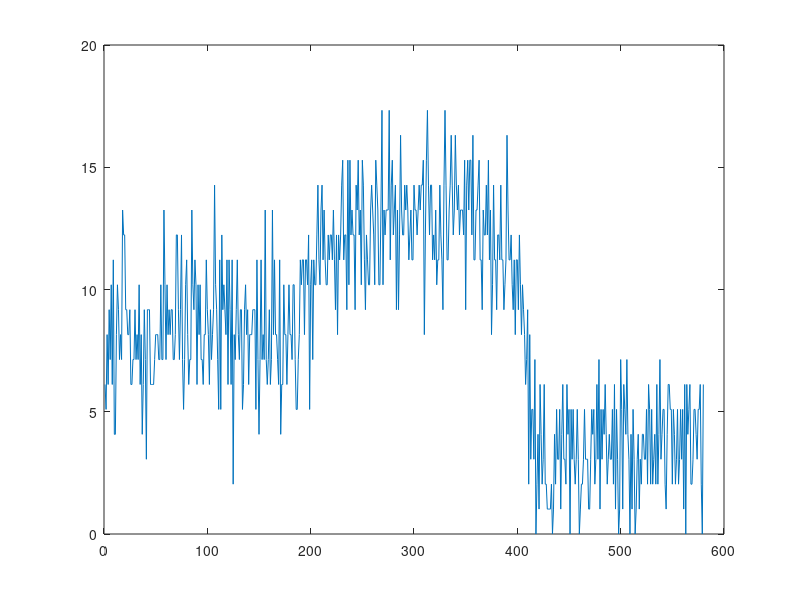

Reproduce this figure in MATLAB. (Note: this script raises an error after producing the figure.)
clc;clear;close;clc;

data = load('data_2024-01-15_17_26_12.871903_0.025hres_1.02dres.txt');
data=2.99792458*1e10*1e-12*data;
data = data-min(data);
plot(data)


averaged_data = mov_avg(data,30);

plot(averaged_data)


figure(2), plot(data,'.-')
ylabel('dist in m')
xlabel('index')
%0 to 90
% 134 to end

fprintf("\nfirst part mean: %.2f first part std: %.2f",[mean(data(1:200)) - mean(data(400:end)) , std(data(1:200))])
fprintf("\nsecond part mean: %.2f second part std: %.2f",[mean(data(200:400)) - mean(data(400:end)), std(data(200:400))])
fprintf("\nthird part mean: %.2f third part std: %.2f",[mean(data(400:end)) - mean(data(400:end)), std(data(400:end))])



% length(data) = 242; resolution = 0.01cm;
% total scan length = 2.42 cm. we required it to scan for 3 cm.